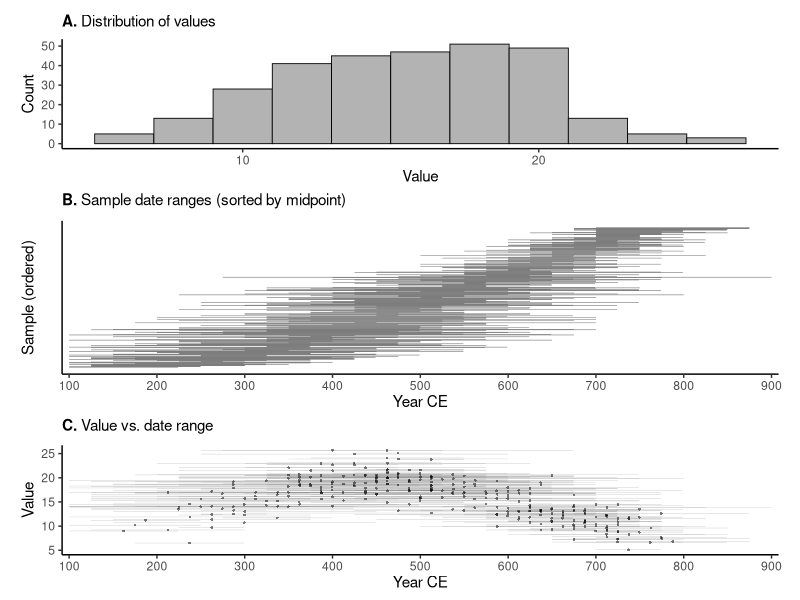

Reproduce this figure in R.
library(here)
library(tidyverse)
library(patchwork)

sim_data <- read_csv(here("Simulations", "data", "simulated_data.csv"),
                     show_col_types = FALSE)

sim_data <- sim_data %>%
  mutate(Midpoint = (Start_date + End_date) / 2) %>%
  arrange(Midpoint) %>%
  mutate(rank = row_number())

# ── Shared theme ─────────────────────────────────────────────────────────────

theme_panel <- theme_classic(base_size = 11) +
  theme(
    plot.title   = element_text(size = 11, face = "bold", hjust = 0),
    plot.margin  = margin(5, 10, 2, 10),
    axis.title.x = element_blank()
  )

# ── Panel A: Histogram of values ────────────────────────────────────────────

p_hist <- ggplot(sim_data, aes(x = Value)) +
  geom_histogram(binwidth = 2, fill = "grey70", colour = "black",
                 linewidth = 0.3) +
  labs(
    title = expression(bold("A.") ~ "Distribution of values"),
    y = "Count"
  ) +
  theme_panel +
  theme(axis.title.x = element_text())

# ── Panel B: Duration bars sorted by midpoint ───────────────────────────────

p_dur <- ggplot(sim_data, aes(y = rank)) +
  geom_segment(aes(x = Start_date, xend = End_date, yend = rank),
               linewidth = 0.15, colour = "grey30") +
  scale_x_continuous(breaks = seq(100, 900, 100), expand = c(0.01, 0)) +
  labs(
    title = expression(bold("B.") ~ "Sample date ranges (sorted by midpoint)"),
    x = "Year CE",
    y = "Sample (ordered)"
  ) +
  theme_panel +
  theme(
    axis.title.x = element_text(),
    axis.text.y  = element_blank(),
    axis.ticks.y = element_blank()
  )

# ── Panel C: Value on Y axis, date ranges on X ─────────────────────────────

p_val <- ggplot(sim_data) +
  geom_segment(aes(x = Start_date, xend = End_date, y = Value, yend = Value),
               linewidth = 0.15, colour = "grey50", alpha = 0.4) +
  geom_point(aes(x = Midpoint, y = Value), shape = 16, colour = "black",
             size = 0.6, alpha = 0.5) +
  scale_x_continuous(breaks = seq(100, 900, 100), expand = c(0.01, 0)) +
  labs(
    title = expression(bold("C.") ~ "Value vs. date range"),
    x = "Year CE",
    y = "Value"
  ) +
  theme_panel +
  theme(axis.title.x = element_text())

# ── Combine ──────────────────────────────────────────────────────────────────

p <- (p_hist / p_dur / p_val) +
  plot_layout(heights = c(1, 1.4, 1))

out_dir <- here("Simulations", "figures")
ggsave(file.path(out_dir, "exploratory_panel.png"), p,
       width = 6, height = 8, dpi = 300, bg = "white")

cat("Saved to", file.path(out_dir, "exploratory_panel.png"), "\n")
